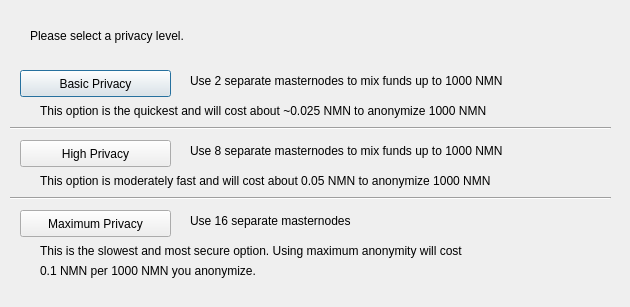
<?xml version="1.0" encoding="UTF-8"?>
<ui version="4.0">
 <class>ObfuscationConfig</class>
 <widget class="QDialog" name="ObfuscationConfig">
  <property name="geometry">
   <rect>
    <x>0</x>
    <y>0</y>
    <width>630</width>
    <height>307</height>
   </rect>
  </property>
  <property name="windowTitle">
   <string>Configure Obfuscation</string>
  </property>
  <widget class="QPushButton" name="buttonBasic">
   <property name="geometry">
    <rect>
     <x>20</x>
     <y>70</y>
     <width>151</width>
     <height>27</height>
    </rect>
   </property>
   <property name="text">
    <string>Basic Privacy</string>
   </property>
  </widget>
  <widget class="QPushButton" name="buttonHigh">
   <property name="geometry">
    <rect>
     <x>20</x>
     <y>140</y>
     <width>151</width>
     <height>27</height>
    </rect>
   </property>
   <property name="text">
    <string>High Privacy</string>
   </property>
  </widget>
  <widget class="QPushButton" name="buttonMax">
   <property name="geometry">
    <rect>
     <x>20</x>
     <y>210</y>
     <width>151</width>
     <height>27</height>
    </rect>
   </property>
   <property name="text">
    <string>Maximum Privacy</string>
   </property>
  </widget>
  <widget class="QLabel" name="label">
   <property name="geometry">
    <rect>
     <x>30</x>
     <y>20</y>
     <width>571</width>
     <height>31</height>
    </rect>
   </property>
   <property name="text">
    <string>Please select a privacy level.</string>
   </property>
  </widget>
  <widget class="QLabel" name="label_2">
   <property name="geometry">
    <rect>
     <x>190</x>
     <y>70</y>
     <width>421</width>
     <height>21</height>
    </rect>
   </property>
   <property name="text">
    <string>Use 2 separate masternodes to mix funds up to 1000 NMN</string>
   </property>
  </widget>
  <widget class="QLabel" name="label_3">
   <property name="geometry">
    <rect>
     <x>190</x>
     <y>140</y>
     <width>411</width>
     <height>21</height>
    </rect>
   </property>
   <property name="text">
    <string>Use 8 separate masternodes to mix funds up to 1000 NMN</string>
   </property>
  </widget>
  <widget class="QLabel" name="label_4">
   <property name="geometry">
    <rect>
     <x>190</x>
     <y>210</y>
     <width>421</width>
     <height>21</height>
    </rect>
   </property>
   <property name="text">
    <string>Use 16 separate masternodes</string>
   </property>
  </widget>
  <widget class="QLabel" name="label_6">
   <property name="geometry">
    <rect>
     <x>40</x>
     <y>100</y>
     <width>561</width>
     <height>21</height>
    </rect>
   </property>
   <property name="text">
    <string>This option is the quickest and will cost about ~0.025 NMN to anonymize 1000 NMN</string>
   </property>
  </widget>
  <widget class="QLabel" name="label_7">
   <property name="geometry">
    <rect>
     <x>40</x>
     <y>170</y>
     <width>561</width>
     <height>21</height>
    </rect>
   </property>
   <property name="text">
    <string>This option is moderately fast and will cost about 0.05 NMN to anonymize 1000 NMN</string>
   </property>
  </widget>
  <widget class="QLabel" name="label_8">
   <property name="geometry">
    <rect>
     <x>40</x>
     <y>240</y>
     <width>561</width>
     <height>21</height>
    </rect>
   </property>
   <property name="text">
    <string>This is the slowest and most secure option. Using maximum anonymity will cost</string>
   </property>
  </widget>
  <widget class="QLabel" name="label_9">
   <property name="geometry">
    <rect>
     <x>40</x>
     <y>260</y>
     <width>561</width>
     <height>21</height>
    </rect>
   </property>
   <property name="text">
    <string>0.1 NMN per 1000 NMN you anonymize.</string>
   </property>
  </widget>
  <widget class="Line" name="line">
   <property name="geometry">
    <rect>
     <x>10</x>
     <y>120</y>
     <width>601</width>
     <height>16</height>
    </rect>
   </property>
   <property name="orientation">
    <enum>Qt::Horizontal</enum>
   </property>
  </widget>
  <widget class="Line" name="line_2">
   <property name="geometry">
    <rect>
     <x>10</x>
     <y>190</y>
     <width>601</width>
     <height>16</height>
    </rect>
   </property>
   <property name="orientation">
    <enum>Qt::Horizontal</enum>
   </property>
  </widget>
 </widget>
 <resources/>
 <connections/>
</ui>
